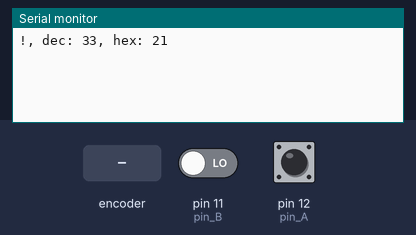
The sketch below on a simulated Arduino Uno, built with avr-gcc and run on an emulated ATmega328P. Shown: the last lines printed to the serial monitor. The inputs (shaded band) are chosen by the test bench; at power-on: pin 11 (pin_B) LOW, pin 12 (pin_A) HIGH.

Above: at 1.2 s.
1.3 s: rotary encoder on pin 12 (pin_A) / pin 11 (pin_B) turned 1 step (first pin leading)
At 2.5 s:
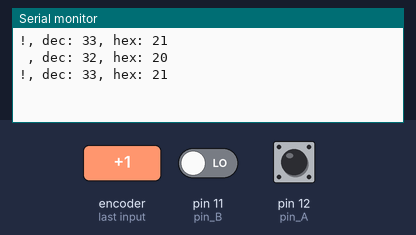
3.0 s: rotary encoder on pin 12 (pin_A) / pin 11 (pin_B) turned 1 step (first pin leading)
At 3.8 s:
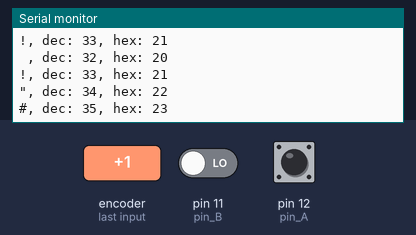
4.7 s: rotary encoder on pin 12 (pin_A) / pin 11 (pin_B) turned 1 step (first pin leading)
At 5.1 s:
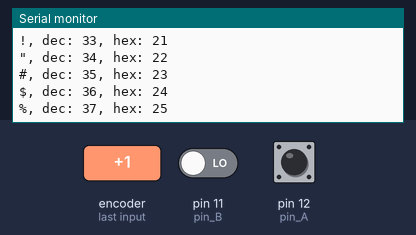
6.4 s: rotary encoder on pin 12 (pin_A) / pin 11 (pin_B) turned 1 step (first pin leading)
At 7.6 s:
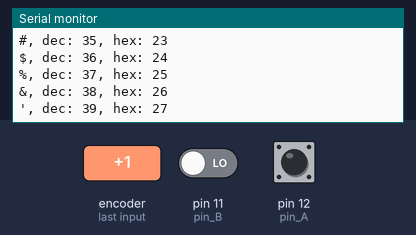
8.1 s: rotary encoder on pin 12 (pin_A) / pin 11 (pin_B) turned 1 step (first pin leading)
At 8.9 s:
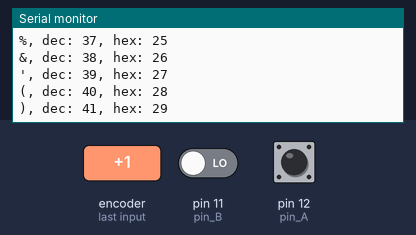

Measured:
- after the input at 1.3 s, the serial monitor: prints a new line at once (image 1)
- after the input at 3.0 s, the serial monitor: prints a new line at once (image 2)
- after the input at 4.7 s, the serial monitor: prints a new line at once (image 3)
- after the input at 6.4 s, the serial monitor: prints a new line at once (image 4)
- after the input at 8.1 s, the serial monitor: prints a new line at once (image 5)

The sketch:

RotaryEncoder.ino
```cpp
/*
/*
** Rotary Encoder Example
** Use the Rotary Encoder to output ASCII chars
**
** Sample the encoder at 200Hz using the millis() function
*/

int ascii = 32;    // start at ascii 0
int incr = 1;    // how many points to increment per reading
unsigned long currentTime;
unsigned long loopTime;
const int pin_A = 12;  // pin 12
const int pin_B = 11;  // pin 11
unsigned char encoder_A;
unsigned char encoder_B;
unsigned char encoder_A_prev=0;
boolean change=false;

void setup()  {
  Serial.begin(9600);
  pinMode(pin_A, INPUT);
  pinMode(pin_B, INPUT);
  currentTime = millis();
  loopTime = currentTime;
}

void loop()  {
  // get the current elapsed time
  currentTime = millis();
  if(currentTime >= (loopTime + 3)){ //3ms. per reading
    // 1ms since last check of encoder = 1000Hz
    encoder_A = digitalRead(pin_A);    // Read encoder pins
    encoder_B = digitalRead(pin_B);
    if((!encoder_A) && (encoder_A_prev)){
      // A has gone from high to low
      change=true;
      if(encoder_B) {
        // B is high so clockwise
        // increase the code, if over 126 rollback to 32
        if(ascii + incr <= 126) ascii += incr;
          else ascii=32;
      }
      else {
        // B is low so counter-clockwise
        // decrease the code, if below 32 (space) roll to 126
        if(ascii - incr >= 32) ascii -= incr;
          else ascii=126;
      }
    }
    else if((encoder_A) && (!encoder_A_prev)){
    // A has gone from low to high
      change=true;
      if(!encoder_B) {
        // B is low so clockwise
        // increase the code, if over 126 rollback to 32
        if(ascii + incr <= 126) ascii += incr;
          else ascii=32;
      }
      else {
        // B is high so counter-clockwise
        // decrease the code, if below 32 (space) roll to 126
        if(ascii - incr >= 32) ascii -= incr;
          else ascii=126;
      }
    }
    if (change){
      //Print ascii char
      Serial.write(ascii);
      Serial.print(", dec: ");
      Serial.print(ascii);
      Serial.print(", hex: ");
      Serial.println(ascii,HEX);
      change=false;
    }

    loopTime = currentTime;  // Updates loopTime

  }
  encoder_A_prev = encoder_A;     // Store value of A for next time

  // Other processing can be done here

}
```
